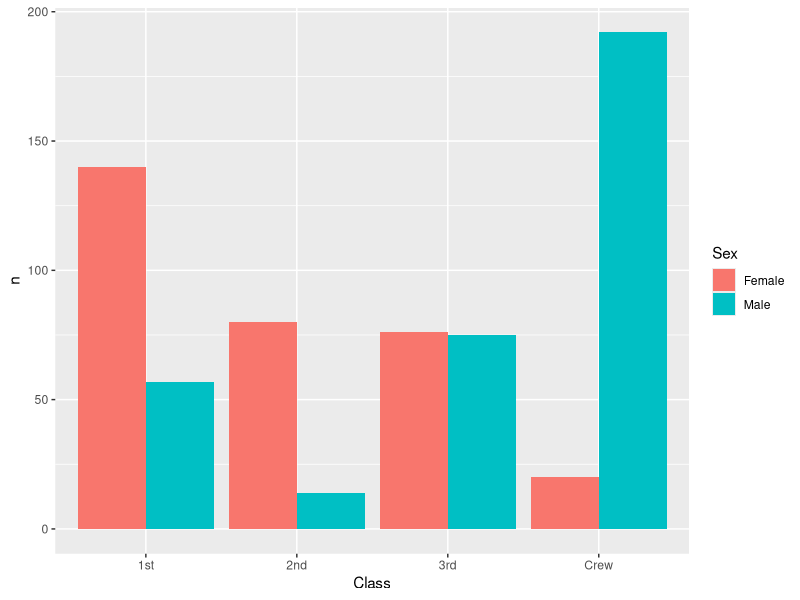
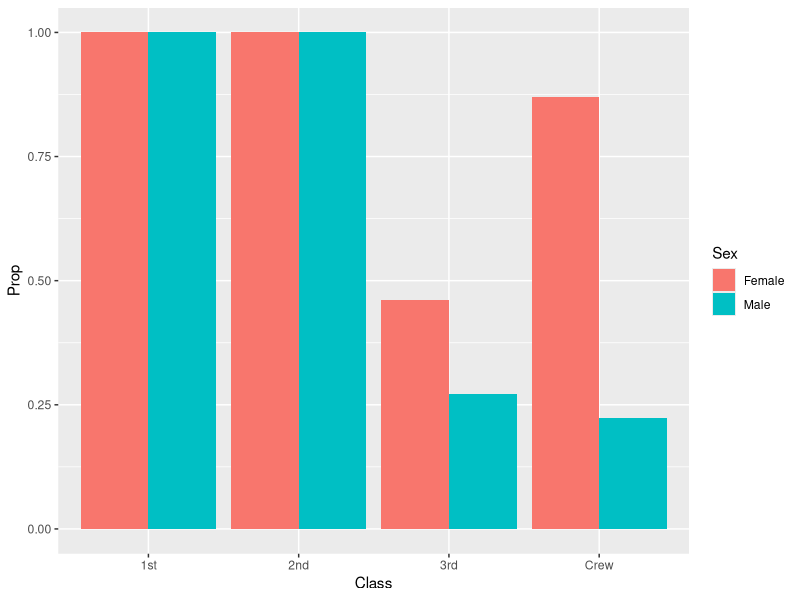
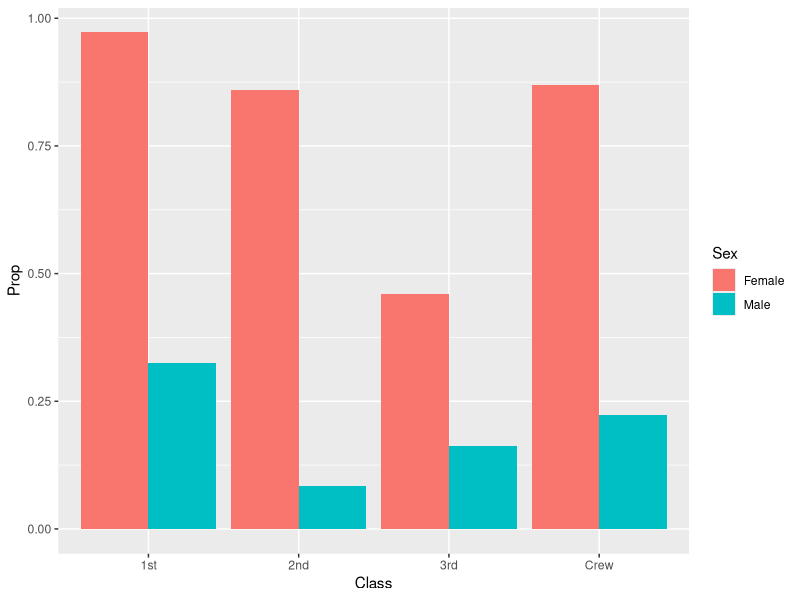

Source code (R) for these figures, in order:
## ---- chunk 1
library(tidyverse)

df_titanic <- as_tibble(Titanic)
## ---- chunk 2
## TASK: Perform a `glimpse` of df_titanic
glimpse(df_titanic)
## ---- chunk 3
## NOTE: No need to edit! We'll cover how to
## do this calculation in a later exercise.
df_titanic %>% summarize(total = sum(n))
## ---- chunk 4
## TASK: Visualize counts against `Class` and `Sex`
df_survived <- df_titanic %>% filter(Survived == "Yes")
df_survived %>% 
  ggplot() + 
  geom_col(aes(x = Class, y = n, fill = Sex), position = "dodge")
## ---- chunk 5
## NOTE: No need to edit! We'll cover how to
## do this calculation in a later exercise.
df_prop <-
  df_titanic %>%
  group_by(Class, Sex, Age) %>%
  mutate(
    Total = sum(n),
    Prop = n / Total
  ) %>%
  ungroup()
df_prop
## ---- chunk 6

df_survived <- df_prop %>% filter(Survived == "Yes")
df_survived %>% 
  ggplot() + 
  geom_col(aes(x = Class, y = Prop, fill = Sex), position = "dodge")
## ---- chunk 7
df_survived <- df_prop %>% filter(Survived == "Yes", Age == "Adult")

df_survived %>%
  ggplot() +
  geom_col(
    mapping = aes(x = Class, y = Prop , fill = Sex),
    position = "dodge")
